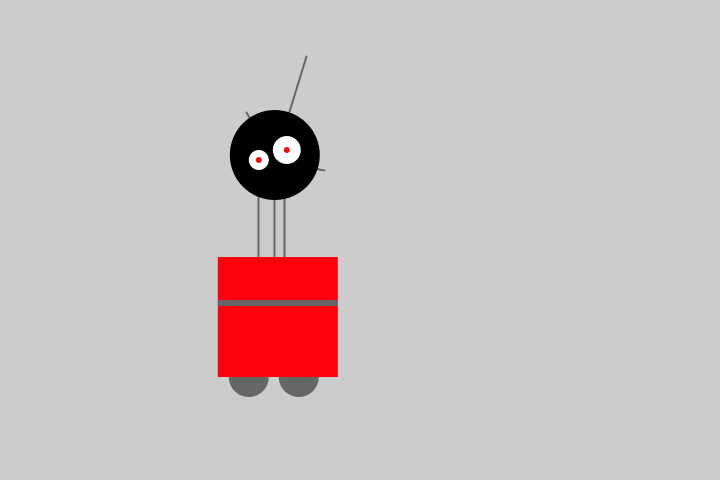
Frame 1 (no input)
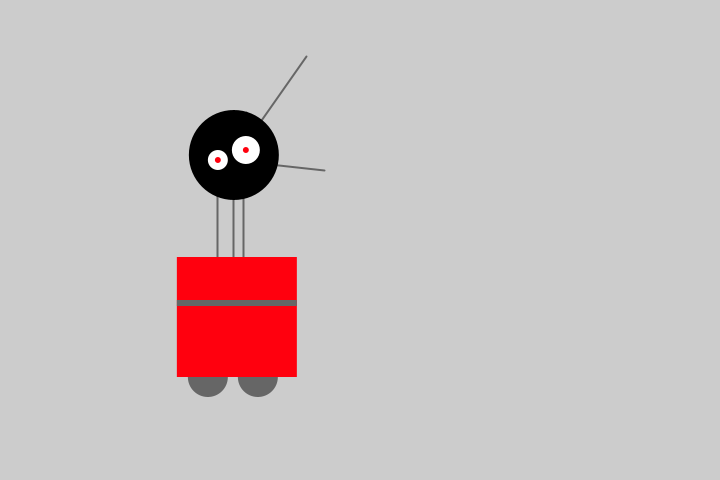
Frame 60 (the mouse pressed at the canvas centre just before this capture)
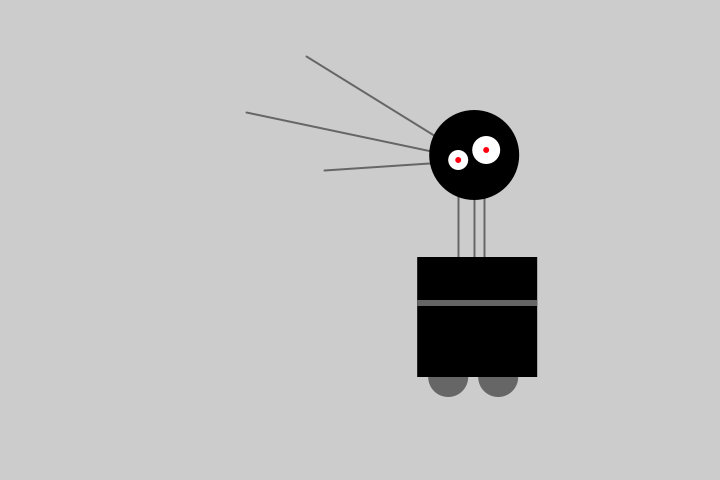
Frame 120 (the mouse held since frame 60 and released just before this capture)

The Processing sketch that drew these frames (run headless with seeded random() and noise(); from frame 60 on, the mouse is pressed at the canvas centre):

// Processing sketch: processing_55843
// ── processing_55843.pde


float x = 60;
float y = 150;
int bodyHeight = 120;
int neckHeight = 95;
int headRadius = 45;

float easing = 0.02;

void setup () {
  size(720, 480);
  smooth();
  strokeWeight(2);
  background(204);
  ellipseMode(RADIUS);
}

void draw() {
  int targetX = mouseX;
  x += (targetX - x) * easing;
  
   
    
  
  
 background(204);
  

// Neck
stroke(102); // grey stroke
line(x+200, y+150, x+200, y+10); //left
line(x+216, y+150, x+216, y+10); // middle
line(x+226, y+150, x+226, y+10); // right  

// Antennae
line(x+216, y+10, 246, 112); // small
line(x+216, y+10, 306, 56); // tall
line(x+216, y+10, 324, 170); // medium

// Body


noStroke(); // no stroke
fill(102); // grey fill
ellipse(x+190, y+227, 20, 20); // orb
ellipse(x+240, y+227, 20, 20); // orb

if (mousePressed){
    fill(0); // black fil
    rect(x+159, y+107, bodyHeight, bodyHeight); // main body
  } else {
    fill  (255, 0, 14); // red fill
    rect(x+159, y+107, bodyHeight, bodyHeight); // main body

}
    
fill(102); // grey fill
rect(x+159, y+150, 120, 6); // grey stripe

// Head
fill(0); // black fill
ellipse(x+216, y+5, 45, 45); // head
fill(255); // white fill
ellipse(x+228, y, 14, 14); // large eye
fill(255, 0, 14); // black fill
ellipse(x+228, y, 3, 3); // Pupil
fill(255); // white fill
ellipse(x+200, y+10, 10, 10); // large eye
fill(255, 0, 14); // black fill
ellipse(x+200, y+10, 3, 3); // Pupil

}
